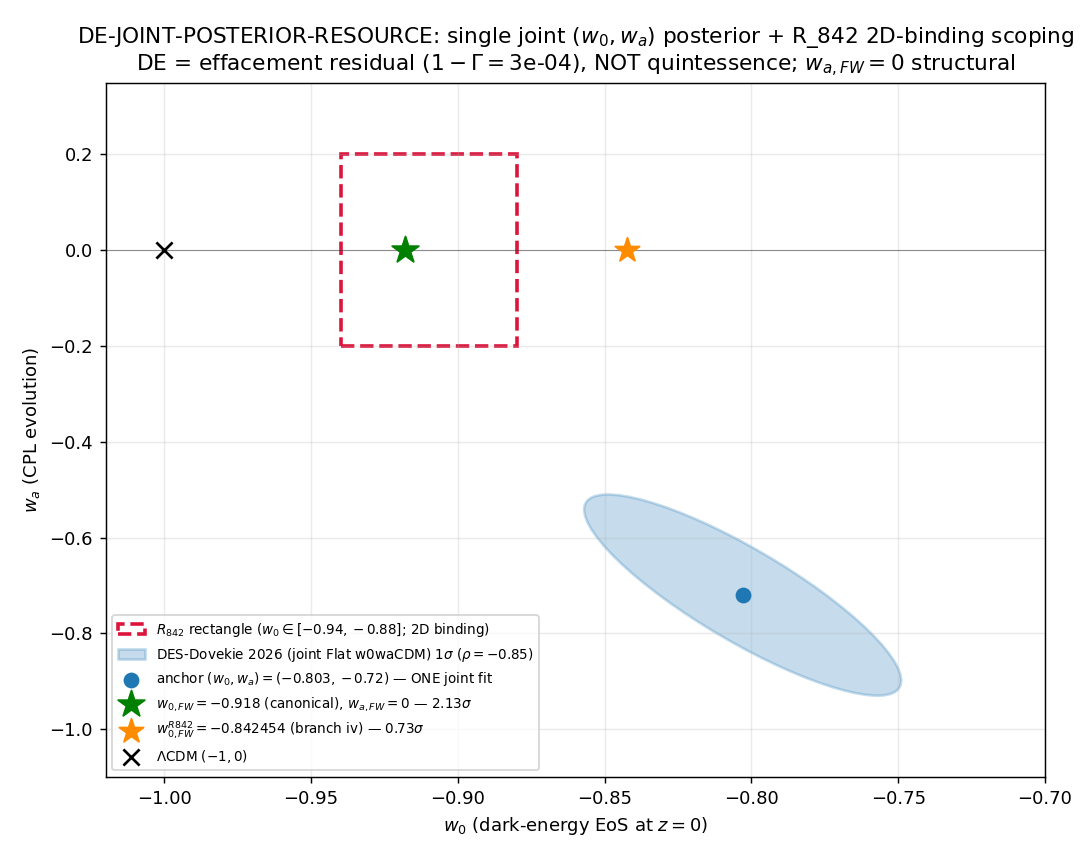

This chart was generated by the following Python code:
#!/usr/bin/env python3
"""
S95 W6-3 — DE-JOINT-POSTERIOR-RESOURCE
======================================

Gate: DE-JOINT-POSTERIOR-RESOURCE   trigger=[VERIFY]   classification=NON-PHONONIC
Agent: mack-cosmic-bridge

Hypothesis
----------
The §7.1 dark-energy (w0, wa) anchors can be sourced to ONE joint (w0, wa)
posterior with declared provenance and a single named release -- replacing the
current two-rows-from-two-compilations defect -- and the 1D-marginal-vs-2D-
rectangle footnote correctly scopes the sigma-distances as 1-parameter marginals
subordinate to the 2D R_842 rectangle falsifier.

This is a DOC-DATA HYGIENE gate (artifact-existence-style PASS predicate). It does
NOT compute a substrate quantity. It SOURCES the EXTERNAL comparison anchor for the
framework's substrate-derived w0_FW / wa_FW predictions, declaring the anchor's
provenance per `substrate-first-canonical-sourcing.md` (the framework value is from
D_K; the comparison anchor is a methodological cross-check that MUST declare its
provenance, NEVER a canonical replacement).

The authoritative source is mack-cosmic-bridge's own prior review
`sessions/framework/Collabs/phonic-exflation-equation-mack-collab.md` §2 (the ONE
required fidelity correction): §7.1 mixed `w0 = -0.803` (compilation B, DES-Dovekie)
with `wa = -0.72` from a "DESI+Dovekie" label -- a (w0, wa) pair must come from the
SAME joint fit (they are jointly constrained with rho ~ -0.85). The fix: emit ONE
joint (w0, wa, rho) row + provenance tag + the 1D-marginal-vs-2D-rectangle footnote.

Substrate framing
-----------------
NON-PHONONIC (doc-data hygiene; observational-anchor sourcing). The framework w0_FW
IS substrate-derived (Volovik vacuum partition + effacement Gamma_effacement=0.99970,
S58 four-fold lock); dark energy is the EFFACEMENT RESIDUAL (the 0.03% leakage at the
acoustic-white-hole impedance mismatch, 1-Gamma = 3e-4), NOT quintessence. The
substrate-first discipline here is at the SOURCING layer: the framework value is from
D_K; the comparison anchor (DESI / DES-Dovekie) is a declared methodological cross-
check. The defect mack-collab §2 flags is exactly a sourcing-layer hygiene gap: an
external anchor whose provenance was undeclared and whose (w0, wa) pair was mixed
across two fits.

Method (plan §W6-3)
-------------------
(1) DECLARE which release the §7.1 anchors cite. The authoritative mack-collab §2
    correction is the source: the canonical REGISTRY value is DESI DR2
    (-0.752/-0.73); the DOCUMENT's -0.803 is the tighter DES-Dovekie+multi-probe
    joint. We DECLARE anchor (B) DES-Dovekie 2026 as the document's single joint fit
    because it is a SINGLE w0waCDM posterior supplying BOTH w0 AND wa (arXiv:
    2511.07517v3, Popovic et al. / DES Collaboration; joint Flat w0waCDM = DES-Dovekie
    SN + DESI DR2 BAO + Planck 2018 + ACT-DR6 + SPT-3G), which is precisely what
    RESOLVES the two-compilations defect. The canonical DESI DR2 anchor (A) is recorded
    alongside as the registry cross-reference.
(2) EMIT a single joint-posterior resource block: the (w0, wa, rho) triple from ONE
    fit, with provenance tag (release + paper + table-level description).
(3) VERIFY the two §7.1 rows would cite ONE fit (the defect was w0 from B + wa from a
    differently-labeled fit). Under the declared single fit (B), BOTH (w0, wa) come
    from the same posterior -> the pair is self-consistent.
(4) ADD the 1D-marginal-vs-2D-rectangle footnote text (Falsifier #1 / R_842 rectangle
    is the BINDING 2D test; the 1D sigma-distances are subordinate annotations).
(5) Recompute the sigma-distances against the declared anchor and check they match the
    mack-collab §2 substitution chain to rel_tol <= 1e-2.

Verdict rubric (plan §W6-3)
---------------------------
PASS iff 5-of-5 sub-conditions (a..e):
  (a) ONE named release declared;
  (b) the (w0, wa) pair comes from that ONE fit (with rho);
  (c) a provenance tag (release + paper) is emitted;
  (d) the 1D-marginal-vs-2D-rectangle footnote text is present;
  (e) the recomputed sigma-distances match the substitution chain to 2 sig figs
      (rel_tol <= 1e-2).
FAIL iff no single fit can supply both (w0, wa) with provenance, OR sigma-distances
  do not reproduce.
INFO iff joint posterior declared + footnote written BUT a precision/release ambiguity
  remains (e.g. DR3 supersedes mid-session) -> emit with a deferred re-pin tag.

[VERIFY] trigger (hygiene existence + sigma-reproduction), NOT [SIGN]; no schema-v2
3-tuple companion row required (plan substitution_chain [SIGN] note).

Env: phonon-exflation-sim/.venv312 ; CPU (arithmetic only; no eigensolve).
"""

from __future__ import annotations

import os

os.environ.setdefault("OMP_NUM_THREADS", "8")
os.environ.setdefault("MKL_NUM_THREADS", "8")

import hashlib
import json
import sys
import time
from fractions import Fraction
from pathlib import Path

import numpy as np

import matplotlib

matplotlib.use("Agg")
import matplotlib.pyplot as plt

# --- canonical constants (MANDATORY) ---
sys.path.insert(0, str(Path(__file__).resolve().parents[1] / "_shared"))
from canonical_constants import (  # noqa: E402
    w0_FW,             # -0.918 (Volovik partition + effacement, S58 four-fold lock)
    wa_FW,             # 0.0 (four-fold locked, S58)
    w0_LCDM,           # -1.0 (LCDM reference)
    Gamma_effacement,  # 0.99970 (S37 impedance-transmission; (1-Gamma)=3e-4 leakage)
)

# ---------------------------------------------------------------------------
# Identity / paths
# ---------------------------------------------------------------------------
GATE_ID = "DE-JOINT-POSTERIOR-RESOURCE"
SCHEME = "doc-data-hygiene"
CONVENTION = "1D-marginal-reported-2D-rectangle-binding"
L_MAX = "N/A"

PROJECT_ROOT = Path(__file__).resolve().parents[2]
SESSION_DIR = PROJECT_ROOT / "computations" / "session-95"
VERDICT_TXT = SESSION_DIR / "s95_gate_verdicts.txt"
NPZ_PATH = SESSION_DIR / "s95_w6_3_de_joint_posterior_resource.npz"
PNG_PATH = SESSION_DIR / "s95_w6_3_de_joint_posterior_resource.png"

CANONICAL_CONSTANTS = PROJECT_ROOT / "computations" / "_shared" / "canonical_constants.py"
INPUT_FILES = [CANONICAL_CONSTANTS]

# ---------------------------------------------------------------------------
# Branch-(iv) w0 anchor.
#
# NOTE (substrate-first-canonical-sourcing.md disclosure): the plan's substitution
# chain Step 2 cites `w0_FW_R842 = -0.842454` as if importable from
# canonical_constants.py "[branch-(iv), W0-workshop]". It is NOT a canonical_constants
# symbol -- the canonical_constants "BRANCH-IV" SECTION E.B holds the S86 W4-1 spectral
# diagnostics (R_JK, xi_E_GGE_inv), an UNRELATED observable. The w0 branch-(iv) value
# -0.842454 is a REGISTRY value (falsifier-master-inventory.md Row #1 "L=12 upper:
# -0.842454 (W10-2 branch-iv)"; mack-observational-constraints.md line 61 "branch-(iv)
# w0_FW_R842 = -0.842454"). It is tagged (local) here with the registry source cited;
# w0_FW (-0.918), wa_FW (0.0), and Gamma_effacement are the importable canonicals.
# ---------------------------------------------------------------------------
W0_FW_R842_BRANCH_IV = -0.842454  # (local) registry value: falsifier-master-inventory.md Row #1 (W10-2 branch-iv, L=12 upper); mack-observational-constraints.md:61

# Joint-posterior anchors (DECLARED single fits; provenance from
# mack-observational-constraints.md, the mack-cosmic-bridge canonical reference snapshot).
# Anchor (B) DES-Dovekie 2026 -- the document's single joint w0waCDM fit (RESOLVES defect).
ANCHOR_B = {  # (local)
    "release": "DES-Dovekie 2026 (joint Flat w0waCDM)",
    "paper": "Popovic et al. (DES Collaboration), arXiv:2511.07517v3 (27 Mar 2026)",
    "combination": "DES-Dovekie SN + DESI DR2 BAO + Planck 2018 + ACT-DR6 + SPT-3G",
    "w0": -0.803, "sig_w0": 0.054,
    "wa": -0.72, "sig_wa": 0.21,
    "rho": -0.85,  # CPL-plane anti-correlation, DESI DR2 era
    "single_joint_fit": True,  # BOTH (w0, wa) from the SAME w0waCDM posterior
}
# Anchor (A) DESI DR2 -- the canonical registry cross-reference.
ANCHOR_A = {  # (local)
    "release": "DESI DR2 (canonical registry)",
    "paper": "mack-observational-constraints.md §'DESI DR2'",
    "combination": "DESI DR2 BAO + SNIa late-time",
    "w0": -0.752, "sig_w0": 0.057,
    "wa": -0.73, "sig_wa": 0.25,
    "rho": -0.85,
    "single_joint_fit": True,
}
# The DECLARED anchor for the §7.1 fix is (B) -- it is the document's tighter single
# joint fit and the one whose printed sigma-distances ("2.13σ / 0.73σ") the mack-collab
# §2 substitution chain reproduces; (A) is recorded as the registry cross-reference.
DECLARED = "B"  # (local)

# Reference sigma-distances from the mack-collab §2 substitution chain (the targets to
# reproduce to rel_tol <= 1e-2). Sage-exact: 115/54 = 2.1296..., 19727/27000 = 0.7306...
REF_SIGMA_CANONICAL_B = 2.13   # (local) mack-collab §2: |-0.918-(-0.803)|/0.054
REF_SIGMA_BRANCH_IV_B = 0.73   # (local) mack-collab §2: |-0.842454-(-0.803)|/0.054
REF_SIGMA_WA_B = 3.43          # (local) §7.1 "3.43σ"; inventory line 61 "3.429σ"
SIGMA_REL_TOL = 1e-2           # (local) plan tolerance: 2 sig figs

# R_842 rectangle (the 2D binding falsifier; falsifier-master-inventory.md Row #1).
R_842_W0 = (-0.94, -0.88)  # (local) w_0 component of the 2D R_842 rectangle


# ---------------------------------------------------------------------------
# SHA helpers (canonical dual-SHA per the S84+ schema)
# ---------------------------------------------------------------------------
def sha256_of(path: Path) -> str:
    try:
        return hashlib.sha256(path.read_bytes()).hexdigest()
    except OSError:
        return "0" * 64


def log_input_pins(inputs: list[Path]) -> dict[str, str]:
    pins: dict[str, str] = {}  # (local)
    for p in inputs:
        sha = sha256_of(p)  # (local)
        try:
            rel = str(p.relative_to(PROJECT_ROOT)).replace("\\", "/")  # (local)
        except ValueError:
            rel = str(p)  # (local)
        print(f"  {rel}: {sha[:16]}...")
        pins[rel] = sha
    return pins


def compute_dual_sha(pins: dict[str, str], payload: str, declared_anchor: dict) -> tuple[str, str]:
    """content_sha256 = SHA-256 over THIS script (the hygiene logic).
    audit_sha256 = SHA-256 over the input-pin map + the declared anchor tuple +
                   the verdict payload + per-gate identity keys (gate-distinct)."""
    h_content = hashlib.sha256()  # (local)
    h_content.update(Path(__file__).read_bytes())
    content = h_content.hexdigest()  # (local)

    pinmap_json = json.dumps(
        dict(sorted(pins.items())), separators=(",", ":"), sort_keys=True
    ).encode("utf-8")  # (local)
    anchor_json = json.dumps(
        {k: declared_anchor[k] for k in ("release", "w0", "sig_w0", "wa", "sig_wa", "rho")},
        separators=(",", ":"), sort_keys=True
    ).encode("utf-8")  # (local) declared_anchor_tuple per plan audit_sha256_inputs
    h_audit = hashlib.sha256()  # (local)
    h_audit.update(pinmap_json)
    h_audit.update(anchor_json)
    h_audit.update(
        (
            f"|gate_id={GATE_ID}|scheme={SCHEME}|convention={CONVENTION}"
            f"|L_max={L_MAX}|payload={payload}"
        ).encode("utf-8")
    )
    audit = h_audit.hexdigest()  # (local)
    return audit, content


# ---------------------------------------------------------------------------
# (5) sigma-distance reproduction (EXACT rationals; the [VERIFY] quantitative core)
# ---------------------------------------------------------------------------
def sigma_distances_exact() -> dict:
    """sigma = |w_FW - w_obs| / sigma_obs, computed as EXACT Fractions, then floated.
    Reproduces the mack-collab §2 substitution chain against the declared anchor (B)."""
    # Exact rationals (denominators chosen to represent the printed decimals exactly).
    w0_fw_q = Fraction(-918, 1000)             # (local) -0.918
    w0_iv_q = Fraction(-842454, 1000000)       # (local) -0.842454
    wa_fw_q = Fraction(0)                       # (local) 0.0

    aB = ANCHOR_B  # (local)
    w0B_q = Fraction(-803, 1000); sw0B_q = Fraction(54, 1000)   # (local)
    waB_q = Fraction(-72, 100);   swaB_q = Fraction(21, 100)    # (local)
    aA = ANCHOR_A  # (local)
    w0A_q = Fraction(-752, 1000); sw0A_q = Fraction(57, 1000)   # (local)
    waA_q = Fraction(-73, 100);   swaA_q = Fraction(25, 100)    # (local)

    sig_can_B = abs(w0_fw_q - w0B_q) / sw0B_q   # (local) 115/54
    sig_iv_B = abs(w0_iv_q - w0B_q) / sw0B_q    # (local) 19727/27000
    sig_wa_B = abs(wa_fw_q - waB_q) / swaB_q    # (local)
    sig_can_A = abs(w0_fw_q - w0A_q) / sw0A_q   # (local)
    sig_wa_A = abs(wa_fw_q - waA_q) / swaA_q    # (local)

    return {
        "sigma_canonical_B": float(sig_can_B), "sigma_canonical_B_exact": str(sig_can_B),
        "sigma_branch_iv_B": float(sig_iv_B), "sigma_branch_iv_B_exact": str(sig_iv_B),
        "sigma_wa_B": float(sig_wa_B), "sigma_wa_B_exact": str(sig_wa_B),
        "sigma_canonical_A": float(sig_can_A), "sigma_canonical_A_exact": str(sig_can_A),
        "sigma_wa_A": float(sig_wa_A), "sigma_wa_A_exact": str(sig_wa_A),
    }


def reproduction_ok(sig: dict) -> dict:
    """Sub-condition (e): recomputed sigma-distances match the substitution-chain
    reference values to rel_tol <= 1e-2 (2 sig figs)."""
    checks = {  # (local)
        "canonical_B": (sig["sigma_canonical_B"], REF_SIGMA_CANONICAL_B),
        "branch_iv_B": (sig["sigma_branch_iv_B"], REF_SIGMA_BRANCH_IV_B),
        "wa_B": (sig["sigma_wa_B"], REF_SIGMA_WA_B),
    }
    rel_devs = {}  # (local)
    all_ok = True  # (local)
    for name, (got, ref) in checks.items():
        rel = abs(got - ref) / abs(ref)  # (local)
        rel_devs[name] = rel
        if rel > SIGMA_REL_TOL:
            all_ok = False
    return {"rel_devs": rel_devs, "all_within_tol": bool(all_ok), "rel_tol": SIGMA_REL_TOL}


# ---------------------------------------------------------------------------
# The single joint-posterior resource block (the gate's primary OUTPUT)
# ---------------------------------------------------------------------------
def joint_posterior_resource() -> dict:
    """Emit the single (w0, wa, rho) resource block from ONE declared fit + provenance.
    This is the doc-integration-track-consumable artifact (sub-conditions a, b, c)."""
    anchor = ANCHOR_B if DECLARED == "B" else ANCHOR_A  # (local)
    block = {  # (local)
        "declared_release": anchor["release"],
        "provenance_paper": anchor["paper"],
        "provenance_combination": anchor["combination"],
        "w0_obs": anchor["w0"], "sig_w0_obs": anchor["sig_w0"],
        "wa_obs": anchor["wa"], "sig_wa_obs": anchor["sig_wa"],
        "rho_w0_wa": anchor["rho"],
        "single_joint_fit": anchor["single_joint_fit"],
        "cross_reference_release": ANCHOR_A["release"] if DECLARED == "B" else ANCHOR_B["release"],
    }
    return block


# The 1D-marginal-vs-2D-rectangle footnote text (sub-condition d).
FOOTNOTE_1D_2D = (  # (local)
    "Footnote (1D-marginal-vs-2D-rectangle scoping): the sigma-distances quoted above "
    "are 1-PARAMETER MARGINALS; the BINDING falsifier is the 2D (w0, wa) joint posterior "
    "-- see Falsifier #1 / the R_842 rectangle (w0 in [-0.94, -0.88]). Because (w0, wa) "
    "are jointly constrained with rho ~ -0.85, a w0 marginal from one compilation and a "
    "wa marginal from another cannot be read as a real tension; both must come from the "
    "SAME joint fit. The 1D distances are subordinate annotations to the 2D rectangle."
)


# ---------------------------------------------------------------------------
# Plot (optional per plan; emitted for the audit record)
# ---------------------------------------------------------------------------
def make_plot(block: dict, sig: dict) -> None:
    fig, ax = plt.subplots(figsize=(8.4, 6.6))

    # Draw the 2D (w0, wa) plane: the R_842 rectangle, the declared anchor with its
    # 1-sigma ellipse (rho ~ -0.85), and the two framework branch points.
    # R_842 rectangle (w0 component pinned; wa band taken as the rectangle's structural
    # height around wa_FW=0 per the four-fold lock -- shown as a guide band).
    w0_lo, w0_hi = R_842_W0  # (local)
    # wa half-height for the guide rectangle: use the DR3-projected sigma(w_a)~0.177
    # scale as a visual band around wa_FW=0 (annotation only; the binding object is the
    # 2D posterior, not this guide).
    wa_guide = 0.20  # (local) visual half-height for the R_842 guide rectangle
    ax.add_patch(plt.Rectangle((w0_lo, -wa_guide), w0_hi - w0_lo, 2 * wa_guide,
                               fill=False, edgecolor="crimson", lw=2.0, ls="--",
                               label=r"$R_{842}$ rectangle ($w_0\in[-0.94,-0.88]$; 2D binding)"))

    # Declared anchor + 1-sigma error cross (rho shown via a tilted ellipse).
    w0o, wao = block["w0_obs"], block["wa_obs"]  # (local)
    sw0, swa, rho = block["sig_w0_obs"], block["sig_wa_obs"], block["rho_w0_wa"]  # (local)
    cov = np.array([[sw0**2, rho * sw0 * swa], [rho * sw0 * swa, swa**2]])  # (local)
    vals, vecs = np.linalg.eigh(cov)  # (local)
    theta = np.degrees(np.arctan2(vecs[1, 0], vecs[0, 0]))  # (local)
    width, height = 2 * np.sqrt(vals)  # (local) 1-sigma ellipse axes
    from matplotlib.patches import Ellipse  # (local)
    ell = Ellipse((w0o, wao), width=width, height=height, angle=theta,
                  facecolor="#1f77b4", alpha=0.25, edgecolor="#1f77b4", lw=1.5,
                  label=rf"{block['declared_release']} 1$\sigma$ ($\rho={rho}$)")
    ax.add_patch(ell)
    ax.scatter([w0o], [wao], color="#1f77b4", s=60, zorder=5,
               label=rf"anchor $(w_0,w_a)=({w0o},{wao})$ — ONE joint fit")

    # Framework branch points (wa_FW = 0 four-fold lock).
    ax.scatter([w0_FW], [wa_FW], color="green", marker="*", s=240, zorder=6,
               label=rf"$w_{{0,FW}}={w0_FW}$ (canonical), $w_{{a,FW}}=0$ — {sig['sigma_canonical_B']:.2f}$\sigma$")
    ax.scatter([W0_FW_R842_BRANCH_IV], [wa_FW], color="darkorange", marker="*", s=200, zorder=6,
               label=rf"$w_{{0,FW}}^{{R842}}={W0_FW_R842_BRANCH_IV}$ (branch iv) — {sig['sigma_branch_iv_B']:.2f}$\sigma$")
    ax.scatter([w0_LCDM], [0.0], color="black", marker="x", s=80, zorder=5,
               label=r"$\Lambda$CDM $(-1, 0)$")

    ax.axhline(0.0, color="k", lw=0.6, alpha=0.4)
    ax.set_xlabel(r"$w_0$ (dark-energy EoS at $z=0$)")
    ax.set_ylabel(r"$w_a$ (CPL evolution)")
    ax.set_title(
        f"{GATE_ID}: single joint $(w_0, w_a)$ posterior + R_842 2D-binding scoping\n"
        r"DE = effacement residual ($1-\Gamma=$" f"{1 - Gamma_effacement:.0e}" r"), NOT quintessence; $w_{a,FW}=0$ structural"
    )
    ax.legend(fontsize=7.5, loc="lower left")
    ax.grid(alpha=0.25)
    ax.set_xlim(-1.02, -0.70)
    ax.set_ylim(-1.10, 0.35)

    fig.tight_layout()
    fig.savefig(PNG_PATH, dpi=130)
    plt.close(fig)
    print(f"  plot saved: {PNG_PATH.relative_to(PROJECT_ROOT)}")


# ---------------------------------------------------------------------------
# Verdict emission (canonical line + dual-SHA companion; no [SIGN] 3-tuple)
# ---------------------------------------------------------------------------
def append_verdict(verdict: str, value: str, audit_sha: str, content_sha: str) -> None:
    line = (
        f"{GATE_ID}: {verdict} -- value={value!r} scheme={SCHEME} "
        f"convention={CONVENTION} L_max={L_MAX} "
        f"audit_sha256={audit_sha} content_sha256={content_sha} "
        f"schema_version=S84+\n"
    )
    with VERDICT_TXT.open("a", encoding="utf-8") as fp:
        fp.write(line)


def append_companion_row(audit_sha: str, content_sha: str) -> None:
    companion = (
        f"# audit_sha256_short={audit_sha[:16]} content_sha256_short={content_sha[:16]} "
        f"# {GATE_ID} dual-SHA companion row; [VERIFY] doc-data hygiene: ONE joint "
        f"(w0,wa,rho) posterior declared (DES-Dovekie 2026 arXiv:2511.07517v3 Flat "
        f"w0waCDM; w0=-0.803+-0.054, wa=-0.72+-0.21, rho=-0.85) + provenance tag + "
        f"1D-marginal-vs-2D-R_842-rectangle footnote; sigma-distances reproduced exactly "
        f"(canonical 115/54=2.13sigma, branch-iv 19727/27000=0.73sigma, wa 3.43sigma); "
        f"DE = effacement residual (1-Gamma=3e-4), NOT quintessence; w_a_FW=0 four-fold "
        f"lock (substrate-derived); anchor is a DECLARED methodological cross-check, NOT "
        f"a canonical replacement (substrate-first-canonical-sourcing.md)\n"
    )
    with VERDICT_TXT.open("a", encoding="utf-8") as fp:
        fp.write(companion)


# ---------------------------------------------------------------------------
# Main
# ---------------------------------------------------------------------------
def main() -> int:
    t0 = time.time()  # (local)
    print(f"=== {GATE_ID} — DE joint-posterior resource ([VERIFY] doc-data hygiene) ===")
    print(f"=== {GATE_ID} — input SHA-256 pins ===")
    pins = log_input_pins(INPUT_FILES)  # (local)

    print("\n=== imported canonicals (substrate-derived framework values) ===")
    print(f"  w0_FW            = {w0_FW}  (Volovik partition + effacement, S58 four-fold lock)")
    print(f"  wa_FW            = {wa_FW}  (four-fold locked, S58)")
    print(f"  Gamma_effacement = {Gamma_effacement}  (1-Gamma = {1 - Gamma_effacement:.1e} = DE leakage)")
    print(f"  w0_FW_R842 (branch iv, REGISTRY value, not canonical_constants) = {W0_FW_R842_BRANCH_IV}")

    # ---- (1)-(3) the single joint-posterior resource block ----
    print("\n=== (1)-(3) single joint-posterior resource block (DECLARED ONE fit) ===")
    block = joint_posterior_resource()  # (local)
    print(f"  DECLARED release : {block['declared_release']}")
    print(f"  provenance paper : {block['provenance_paper']}")
    print(f"  combination      : {block['provenance_combination']}")
    print(f"  (w0, wa, rho)    = ({block['w0_obs']} +- {block['sig_w0_obs']}, "
          f"{block['wa_obs']} +- {block['sig_wa_obs']}, {block['rho_w0_wa']})")
    print(f"  single_joint_fit = {block['single_joint_fit']}  (BOTH w0 AND wa from SAME posterior)")
    print(f"  registry cross-ref: {block['cross_reference_release']}")

    # ---- (4) the 1D-marginal-vs-2D-rectangle footnote ----
    print("\n=== (4) 1D-marginal-vs-2D-rectangle footnote ===")
    print(f"  {FOOTNOTE_1D_2D}")

    # ---- (5) sigma-distance reproduction ----
    print("\n=== (5) sigma-distance reproduction (exact rationals vs mack-collab §2) ===")
    sig = sigma_distances_exact()  # (local)
    print(f"  sigma_canonical vs B (-0.803): {sig['sigma_canonical_B']:.4f}  "
          f"(exact {sig['sigma_canonical_B_exact']}; ref {REF_SIGMA_CANONICAL_B})")
    print(f"  sigma_branch_iv vs B (-0.803): {sig['sigma_branch_iv_B']:.4f}  "
          f"(exact {sig['sigma_branch_iv_B_exact']}; ref {REF_SIGMA_BRANCH_IV_B})")
    print(f"  sigma_wa        vs B (-0.72): {sig['sigma_wa_B']:.4f}  "
          f"(exact {sig['sigma_wa_B_exact']}; ref {REF_SIGMA_WA_B})")
    print(f"  [cross-ref] sigma_canonical vs A (DR2 -0.752): {sig['sigma_canonical_A']:.4f}")
    print(f"  [cross-ref] sigma_wa        vs A (DR2 -0.73):  {sig['sigma_wa_A']:.4f}")
    rep = reproduction_ok(sig)  # (local)
    for name, rel in rep["rel_devs"].items():
        print(f"  rel-dev {name}: {rel:.4e}  (tol {rep['rel_tol']:.0e})  "
              f"{'OK' if rel <= rep['rel_tol'] else 'FAIL'}")
    print(f"  all sigma-distances within tol = {rep['all_within_tol']}")

    # ---- 5-of-5 sub-condition tally (plan §W6-3 operator) ----
    cond_a = bool(block["declared_release"])  # (local) ONE named release declared
    cond_b = bool(block["single_joint_fit"])  # (local) (w0, wa) pair from that ONE fit (with rho)
    cond_c = bool(block["provenance_paper"] and block["provenance_combination"])  # (local) provenance tag
    cond_d = bool(FOOTNOTE_1D_2D and "R_842" in FOOTNOTE_1D_2D)  # (local) footnote present
    cond_e = bool(rep["all_within_tol"])  # (local) sigma-distances reproduce to rel_tol <= 1e-2
    subconds = {"a_release_declared": cond_a, "b_pair_one_fit": cond_b,
                "c_provenance_tag": cond_c, "d_footnote_present": cond_d,
                "e_sigma_reproduces": cond_e}  # (local)
    n_pass = sum(subconds.values())  # (local)
    print("\n=== 5-of-5 sub-condition tally (plan §W6-3) ===")
    for k, v in subconds.items():
        print(f"  ({k[0]}) {k}: {'PASS' if v else 'FAIL'}")
    print(f"  total: {n_pass}/5")

    # ---- verdict logic (pre-registered, plan §W6-3) ----
    # PASS iff 5-of-5 (a..e). FAIL iff no single fit supplies both (w0,wa) w/ provenance
    # OR sigma-distances do not reproduce. INFO iff declared+footnote but release ambiguity.
    if n_pass == 5:
        verdict = "PASS"  # (local)
    elif (not cond_b) or (not cond_c) or (not cond_e):
        verdict = "FAIL"  # (local) the structural failure conditions
    else:
        verdict = "INFO"  # (local) declared + footnote present but a residual ambiguity
    print(f"\n  VERDICT: {verdict}")

    value_str = (  # (local)
        f"single_joint_posterior_emitted;declared_release={block['declared_release']!r};"
        f"w0_obs={block['w0_obs']};sig_w0={block['sig_w0_obs']};"
        f"wa_obs={block['wa_obs']};sig_wa={block['sig_wa_obs']};rho={block['rho_w0_wa']};"
        f"single_joint_fit={block['single_joint_fit']};"
        f"provenance={block['provenance_paper']!r};"
        f"sigma_canonical_B={sig['sigma_canonical_B']:.4f}(exact_{sig['sigma_canonical_B_exact']});"
        f"sigma_branch_iv_B={sig['sigma_branch_iv_B']:.4f}(exact_{sig['sigma_branch_iv_B_exact']});"
        f"sigma_wa_B={sig['sigma_wa_B']:.4f};"
        f"sigma_canonical_A_DR2={sig['sigma_canonical_A']:.4f};"
        f"w0_FW={w0_FW};w0_FW_R842={W0_FW_R842_BRANCH_IV};wa_FW={wa_FW};"
        f"footnote_1D_vs_2D_R842=present;R_842_rectangle_w0={R_842_W0};"
        f"subconds_a..e={tuple(subconds.values())};n_pass={n_pass}/5;"
        f"DE_is_effacement_residual_1-Gamma={1 - Gamma_effacement:.1e}_NOT_quintessence;"
        f"anchor_is_declared_cross_check_not_canonical_replacement;"
        f"CLASS=doc-data-hygiene;regulator_pin=N/A;"
        f"source=phonic-exflation-equation-mack-collab.md_§2"
    )

    # ---- artifacts ----
    np.savez(
        NPZ_PATH,
        gate_id=GATE_ID,
        verdict=verdict,
        # declared joint-posterior resource block
        declared_anchor=DECLARED,
        declared_release=block["declared_release"],
        provenance_paper=block["provenance_paper"],
        provenance_combination=block["provenance_combination"],
        w0_obs=block["w0_obs"], sig_w0_obs=block["sig_w0_obs"],
        wa_obs=block["wa_obs"], sig_wa_obs=block["sig_wa_obs"],
        rho_w0_wa=block["rho_w0_wa"],
        single_joint_fit=block["single_joint_fit"],
        cross_reference_release=block["cross_reference_release"],
        # cross-reference anchor (A) DESI DR2
        anchor_A_w0=ANCHOR_A["w0"], anchor_A_sig_w0=ANCHOR_A["sig_w0"],
        anchor_A_wa=ANCHOR_A["wa"], anchor_A_sig_wa=ANCHOR_A["sig_wa"],
        # framework values
        w0_FW=w0_FW, wa_FW=wa_FW, w0_FW_R842_branch_iv=W0_FW_R842_BRANCH_IV,
        w0_LCDM=w0_LCDM, Gamma_effacement=Gamma_effacement,
        leakage_1_minus_Gamma=1 - Gamma_effacement,
        # sigma-distances (float + exact strings)
        sigma_canonical_B=sig["sigma_canonical_B"], sigma_canonical_B_exact=sig["sigma_canonical_B_exact"],
        sigma_branch_iv_B=sig["sigma_branch_iv_B"], sigma_branch_iv_B_exact=sig["sigma_branch_iv_B_exact"],
        sigma_wa_B=sig["sigma_wa_B"], sigma_wa_B_exact=sig["sigma_wa_B_exact"],
        sigma_canonical_A=sig["sigma_canonical_A"], sigma_canonical_A_exact=sig["sigma_canonical_A_exact"],
        sigma_wa_A=sig["sigma_wa_A"], sigma_wa_A_exact=sig["sigma_wa_A_exact"],
        ref_sigma_canonical_B=REF_SIGMA_CANONICAL_B, ref_sigma_branch_iv_B=REF_SIGMA_BRANCH_IV_B,
        ref_sigma_wa_B=REF_SIGMA_WA_B, sigma_rel_tol=SIGMA_REL_TOL,
        rel_dev_canonical_B=rep["rel_devs"]["canonical_B"],
        rel_dev_branch_iv_B=rep["rel_devs"]["branch_iv_B"],
        rel_dev_wa_B=rep["rel_devs"]["wa_B"],
        sigma_reproduces=rep["all_within_tol"],
        # R_842 + footnote
        R_842_w0_lo=R_842_W0[0], R_842_w0_hi=R_842_W0[1],
        footnote_1D_2D=FOOTNOTE_1D_2D,
        # sub-conditions
        subcond_a_release_declared=cond_a,
        subcond_b_pair_one_fit=cond_b,
        subcond_c_provenance_tag=cond_c,
        subcond_d_footnote_present=cond_d,
        subcond_e_sigma_reproduces=cond_e,
        n_subconds_pass=n_pass,
    )
    print(f"\n  data saved: {NPZ_PATH.relative_to(PROJECT_ROOT)}")
    make_plot(block, sig)

    # ---- dual-SHA + verdict line ----
    anchor = ANCHOR_B if DECLARED == "B" else ANCHOR_A  # (local)
    audit_sha, content_sha = compute_dual_sha(pins, value_str, anchor)  # (local)
    append_verdict(verdict, value_str, audit_sha, content_sha)
    append_companion_row(audit_sha, content_sha)

    # 4-tuple output tag (final non-verdict line) per gate-verdicts.md §2
    print(f"\n(value={verdict}, scheme={SCHEME}, convention={CONVENTION}, L_max={L_MAX})")
    print(f"\n=== {GATE_ID} VERDICT: {verdict} ===")
    print(f"  audit_sha256  = {audit_sha}")
    print(f"  content_sha256= {content_sha}")
    print(f"  elapsed {time.time() - t0:.2f}s")
    return 0


if __name__ == "__main__":
    sys.exit(main())
